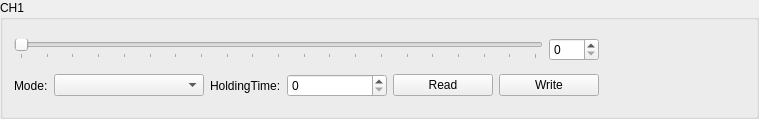
             <widget class="QGroupBox" name="groupBox_2">
              <property name="title">
               <string>CH1</string>
              </property>
              <layout class="QVBoxLayout" name="verticalLayout_11">
               <item>
                <layout class="QHBoxLayout" name="horizontalLayout_22">
                 <item>
                  <layout class="QVBoxLayout" name="verticalLayout_3">
                   <item>
                    <layout class="QHBoxLayout" name="horizontalLayout_9">
                     <item>
                      <widget class="QSlider" name="m_ch1Slider">
                       <property name="minimumSize">
                        <size>
                         <width>500</width>
                         <height>0</height>
                        </size>
                       </property>
                       <property name="mouseTracking">
                        <bool>true</bool>
                       </property>
                       <property name="maximum">
                        <number>100</number>
                       </property>
                       <property name="orientation">
                        <enum>Qt::Horizontal</enum>
                       </property>
                       <property name="tickPosition">
                        <enum>QSlider::TicksBelow</enum>
                       </property>
                       <property name="tickInterval">
                        <number>5</number>
                       </property>
                      </widget>
                     </item>
                     <item>
                      <widget class="QSpinBox" name="m_ch1SpinBox">
                       <property name="minimumSize">
                        <size>
                         <width>50</width>
                         <height>0</height>
                        </size>
                       </property>
                       <property name="maximumSize">
                        <size>
                         <width>50</width>
                         <height>16777215</height>
                        </size>
                       </property>
                       <property name="maximum">
                        <number>100</number>
                       </property>
                      </widget>
                     </item>
                    </layout>
                   </item>
                   <item>
                    <layout class="QHBoxLayout" name="horizontalLayout_18">
                     <item>
                      <layout class="QHBoxLayout" name="horizontalLayout_10">
                       <item>
                        <widget class="QLabel" name="m_ch1ModeLabel">
                         <property name="text">
                          <string>Mode:</string>
                         </property>
                        </widget>
                       </item>
                       <item>
                        <widget class="QComboBox" name="m_ch1Mode">
                         <property name="minimumSize">
                          <size>
                           <width>150</width>
                           <height>0</height>
                          </size>
                         </property>
                        </widget>
                       </item>
                      </layout>
                     </item>
                     <item>
                      <layout class="QHBoxLayout" name="horizontalLayout_11">
                       <item>
                        <widget class="QLabel" name="m_ch1PwmHoldingTimeLabel">
                         <property name="text">
                          <string>HoldingTime:</string>
                         </property>
                         <property name="scaledContents">
                          <bool>true</bool>
                         </property>
                         <property name="wordWrap">
                          <bool>false</bool>
                         </property>
                        </widget>
                       </item>
                       <item>
                        <widget class="QSpinBox" name="m_ch1PwmHoldingTime">
                         <property name="minimumSize">
                          <size>
                           <width>100</width>
                           <height>0</height>
                          </size>
                         </property>
                         <property name="maximumSize">
                          <size>
                           <width>100</width>
                           <height>16777215</height>
                          </size>
                         </property>
                         <property name="suffix">
                          <string/>
                         </property>
                         <property name="prefix">
                          <string/>
                         </property>
                         <property name="maximum">
                          <number>255</number>
                         </property>
                        </widget>
                       </item>
                      </layout>
                     </item>
                     <item>
                      <layout class="QHBoxLayout" name="horizontalLayout_12">
                       <item>
                        <widget class="QPushButton" name="m_ch1ReadBtn">
                         <property name="minimumSize">
                          <size>
                           <width>100</width>
                           <height>0</height>
                          </size>
                         </property>
                         <property name="maximumSize">
                          <size>
                           <width>100</width>
                           <height>16777215</height>
                          </size>
                         </property>
                         <property name="text">
                          <string>Read</string>
                         </property>
                        </widget>
                       </item>
                       <item>
                        <widget class="QPushButton" name="m_ch1WriteBtn">
                         <property name="minimumSize">
                          <size>
                           <width>100</width>
                           <height>0</height>
                          </size>
                         </property>
                         <property name="maximumSize">
                          <size>
                           <width>100</width>
                           <height>16777215</height>
                          </size>
                         </property>
                         <property name="text">
                          <string>Write</string>
                         </property>
                        </widget>
                       </item>
                      </layout>
                     </item>
                    </layout>
                   </item>
                  </layout>
                 </item>
                 <item>
                  <spacer name="horizontalSpacer_2">
                   <property name="orientation">
                    <enum>Qt::Horizontal</enum>
                   </property>
                   <property name="sizeHint" stdset="0">
                    <size>
                     <width>40</width>
                     <height>20</height>
                    </size>
                   </property>
                  </spacer>
                 </item>
                 <item>
                  <layout class="QVBoxLayout" name="verticalLayout_7">
                   <item>
                    <spacer name="verticalSpacer_3">
                     <property name="orientation">
                      <enum>Qt::Vertical</enum>
                     </property>
                     <property name="sizeHint" stdset="0">
                      <size>
                       <width>20</width>
                       <height>17</height>
                      </size>
                     </property>
                    </spacer>
                   </item>
                   <item>
                    <widget class="switchButton" name="m_ch1Switch" native="true">
                     <property name="minimumSize">
                      <size>
                       <width>100</width>
                       <height>40</height>
                      </size>
                     </property>
                    </widget>
                   </item>
                   <item>
                    <spacer name="verticalSpacer_4">
                     <property name="orientation">
                      <enum>Qt::Vertical</enum>
                     </property>
                     <property name="sizeHint" stdset="0">
                      <size>
                       <width>20</width>
                       <height>17</height>
                      </size>
                     </property>
                    </spacer>
                   </item>
                  </layout>
                 </item>
                </layout>
               </item>
              </layout>
             </widget>
